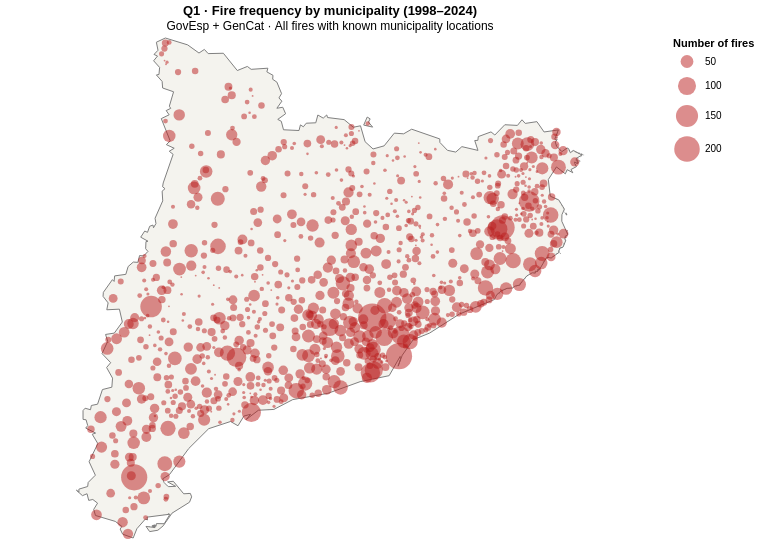

The code cell stored with this chart in its notebook:
### Code cell
frequency_dots = alt.Chart(frequency).mark_circle(color="#b91c1c", opacity=0.5, strokeWidth=0).encode(
    longitude="longitud:Q", latitude="latitud:Q",
    size=alt.Size("count:Q", title="Number of fires", scale=alt.Scale(type="linear", domain=[0, frequency["count"].max()], range=[0, 800]), legend=alt.Legend(format=",.0f")),
    tooltip=[alt.Tooltip("municipi:N", title="Municipality"), alt.Tooltip("count:Q", title="Fires", format=",.0f")]
)
frequency_map = (outline + frequency_dots).project(type="mercator").properties(width=650, height=500, title=alt.TitleParams(text="Q1 · Fire frequency by municipality (1998–2024)", subtitle="GovEsp + GenCat · All fires with known municipality locations"))
frequency_map

### Figure 1 — Vega-Lite specification as saved in the notebook (floating-point values rounded to 4 significant figures; data arrays with more than 128 entries replaced by an {"elided": "..."} marker saying what was removed)
{"config": {"view": {"continuousWidth": 300, "continuousHeight": 300}}, "layer": [{"data": {"values": [{"type": "Feature", "geometry": {"type": "MultiPolygon", "coordinates": {"elided": "401 rows, 6188 float values in total"}}, "properties": {"cod_ccaa": "09", "noml_ccaa": "COMUNIDAD AUTONOMA DE CATALUÑA", "name": "Cataluña", "cartodb_id": 8, "created_at": "2014-09-30T00:00:00Z", "updated_at": "2014-12-25T02:07:41Z"}}]}, "mark": {"type": "geoshape", "fill": "#f4f3ee", "stroke": "gray"}}, {"data": {"name": "data-716d7dfadf76f35adf021774f3599dba"}, "mark": {"type": "circle", "color": "#b91c1c", "opacity": 0.5, "strokeWidth": 0}, "encoding": {"latitude": {"field": "latitud", "type": "quantitative"}, "longitude": {"field": "longitud", "type": "quantitative"}, "size": {"field": "count", "legend": {"format": ",.0f"}, "scale": {"domain": [0, 245.0], "range": [0, 800], "type": "linear"}, "title": "Number of fires", "type": "quantitative"}, "tooltip": [{"field": "municipi", "title": "Municipality", "type": "nominal"}, {"field": "count", "format": ",.0f", "title": "Fires", "type": "quantitative"}]}}], "height": 500, "projection": {"type": "mercator"}, "title": {"text": "Q1 · Fire frequency by municipality (1998–2024)", "subtitle": "GovEsp + GenCat · All fires with known municipality locations"}, "width": 650, "$schema": "https://vega.github.io/schema/vega-lite/v6.4.1.json", "datasets": {"data-716d7dfadf76f35adf021774f3599dba": {"elided": "900 records"}}}
